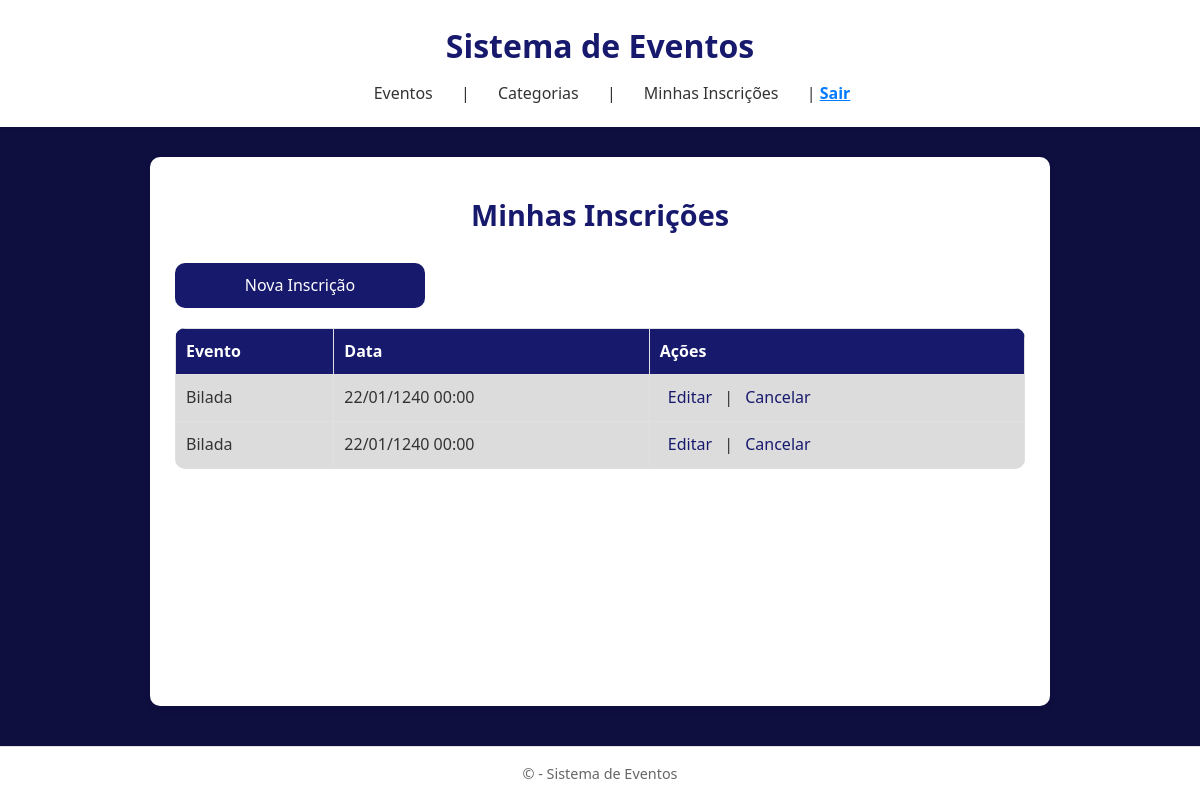
Screenshot of /subs/ (signed in) with the database file from the repository.
### core/models.py (models this page shows, shortened)
class BaseModel(models.Model):
    created_at = models.DateTimeField(auto_now_add=True, null=True)
    updated_at = models.DateTimeField(auto_now=True, null=True)
    deleted_at = models.DateTimeField(auto_now=True, null=True)
    is_deleted = models.BooleanField(default=False, null=True)
    class Meta:
        abstract = True

class Subscribe(BaseModel):
    client = models.ForeignKey(settings.AUTH_USER_MODEL, on_delete=models.CASCADE)
    events = models.ForeignKey(Events, on_delete=models.CASCADE)
    active = models.BooleanField(default=True)
    objects = SubsManager() # Adicionar

class Events(BaseModel):
    date_time = models.DateTimeField()
    title = models.CharField(max_length=50)
    vagas = models.IntegerField(default=30)
    descriptions = models.TextField()
    local = models.CharField()
    category = models.ManyToManyField(CategoryEvent)

### core/views.py (the view)
# urls.py: path('subs/', views.SubscribeListView.as_view(), name='subscribe_list'),
class SubscribeListView(LoginRequiredMixin, ListView):
    model = Subscribe
    template_name = 'eventos/subscribe_list.html'
    context_object_name = 'subscriptions'

### core/models.py (called while the page is built)
    def get_queryset(self):
        return SubsQuerySet(self.model, using=self._db)

### core/templates/eventos/subscribe_list.html (shortened to what this page needs)
{% extends "eventos/base.html" %}
{% block content %}
<h2 class="page-title">Minhas Inscrições</h2>
<a class="button main-button" href="{% url 'subscribe_create' %}">Nova Inscrição</a>
<table class="table-striped">
  <thead>
    <tr>
      <th>Evento</th>
      <th>Data</th>
      <th>Ações</th>
    </tr>
  </thead>
  <tbody>
    {% for sub in subscriptions %}
    <tr>
      <td>{{ sub.events.title }}</td>
      <td>{{ sub.events.date_time|date:"d/m/Y H:i" }}</td>
      <td>
        <a href="{% url 'subscribe_edit' sub.pk %}" class="edit-btn">Editar</a> |
        <a href="{% url 'subscribe_delete' sub.pk %}" class="delete-btn">Cancelar</a>
      </td>
    </tr>
    {% empty %}
    <tr>
      <td colspan="3" style="text-align:center;">Você ainda não possui inscrições.</td>
    </tr>
    {% endfor %}
  </tbody>
</table>
{% endblock %}

### core/static/css/style.css (style rules this page uses)
:root { --primary: #17196dff; --primary-dark: #17196dff; --bg: #0e0f3fff; --text: #333; --card-bg: #fff; --border: #e0e0e0; --radius: 10px; }
* { box-sizing: border-box; margin: 0; padding: 0; }
body { font-family: "Segoe UI", Roboto, Arial, sans-serif; background: var(--bg); color: var(--text); line-height: 1.6; display: flex; flex-direction: column; min-height: 100vh; }
table { width: 100%; border-collapse: collapse; margin-top: 20px; border-radius: var(--radius); overflow: hidden; }
th, td { border: 1px solid var(--border); padding: 10px; text-align: left; }
th { background: var(--primary); color: #fff; }
.table-striped tbody tr:nth-child(odd), .table-striped tbody tr:nth-child(even) { background-color: #dcdcdc; }
button, input[type="submit"], .button, .save-btn, .back-btn, .main-button { font-family: "Segoe UI", Roboto, Arial, sans-serif; font-size: 1rem; font-weight: 600; color: #fff; border: none; border-radius: var(--radius); cursor: pointer; text-align: center; display: inline-flex; align-items: center; justify-content: center; text-decoration: none; transition: 0.3s; }
.main-button { width: 250px; height: 45px; padding: 0 10px; font-weight: 500; }
.main-button { background-color: var(--primary); }
.edit-btn, .delete-btn, .title-link { text-decoration: none; color: var(--primary); padding: 4px 8px; border-radius: var(--radius); transition: 0.3s; }
.page-title { text-align: center; color: var(--primary); font-weight: 600; font-size: 1.8rem; margin: 10px 0 25px 0; }

### rows the page displays
Subscribe: events "Bilada", events.date_time "22/01/1240 00:00"
Subscribe: events "Bilada", events.date_time "22/01/1240 00:00"
